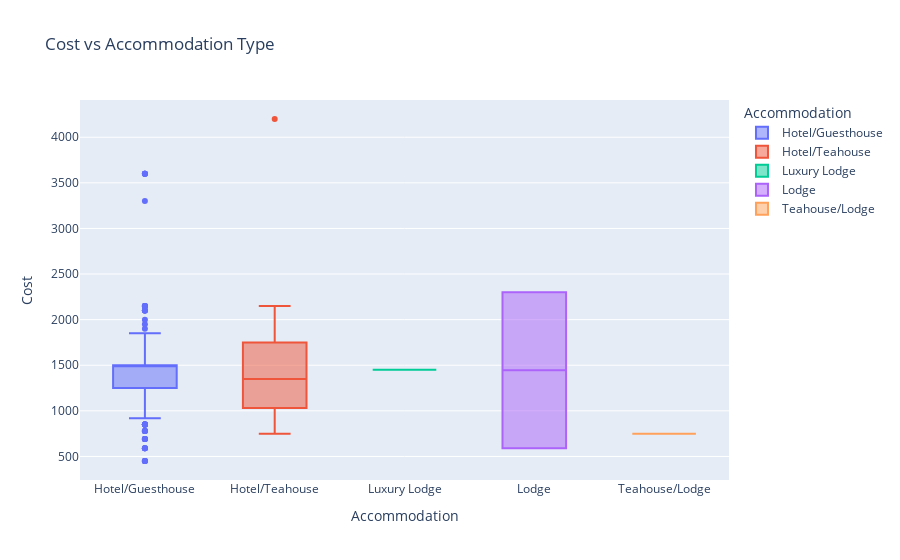

The notebook cell saved with this chart:
### Code cell
fig = px.box(df,
             x="Accommodation",
             y="Cost",
             title="Cost vs Accommodation Type",
             color='Accommodation'
)
fig.show()

### Figure 1 — Plotly figure (JSON) as saved in the notebook; plotly's stock layout.template omitted (floating-point values rounded to 4 significant figures; data arrays with more than 128 entries replaced by an {"elided": "..."} marker saying what was removed)
{"data": [{"alignmentgroup": "True", "hovertemplate": "Accommodation=%{x}<br>Cost=%{y}<extra></extra>", "legendgroup": "Hotel/Guesthouse", "marker": {"color": "#636efa"}, "name": "Hotel/Guesthouse", "notched": false, "offsetgroup": "Hotel/Guesthouse", "orientation": "v", "showlegend": true, "type": "box", "x": {"elided": "322 str values"}, "x0": " ", "xaxis": "x", "y": {"elided": "322 int values"}, "y0": " ", "yaxis": "y"}, {"alignmentgroup": "True", "hovertemplate": "Accommodation=%{x}<br>Cost=%{y}<extra></extra>", "legendgroup": "Hotel/Teahouse", "marker": {"color": "#EF553B"}, "name": "Hotel/Teahouse", "notched": false, "offsetgroup": "Hotel/Teahouse", "orientation": "v", "showlegend": true, "type": "box", "x": ["Hotel/Teahouse", "Hotel/Teahouse", "Hotel/Teahouse", "Hotel/Teahouse", "Hotel/Teahouse", "Hotel/Teahouse", "Hotel/Teahouse", "Hotel/Teahouse", "Hotel/Teahouse", "Hotel/Teahouse", "Hotel/Teahouse", "Hotel/Teahouse", "Hotel/Teahouse", "Hotel/Teahouse", "Hotel/Teahouse", "Hotel/Teahouse", "Hotel/Teahouse", "Hotel/Teahouse", "Hotel/Teahouse", "Hotel/Teahouse", "Hotel/Teahouse", "Hotel/Teahouse", "Hotel/Teahouse", "Hotel/Teahouse", "Hotel/Teahouse", "Hotel/Teahouse", "Hotel/Teahouse", "Hotel/Teahouse", "Hotel/Teahouse", "Hotel/Teahouse", "Hotel/Teahouse", "Hotel/Teahouse", "Hotel/Teahouse", "Hotel/Teahouse", "Hotel/Teahouse", "Hotel/Teahouse", "Hotel/Teahouse", "Hotel/Teahouse", "Hotel/Teahouse", "Hotel/Teahouse", "Hotel/Teahouse"], "x0": " ", "xaxis": "x", "y": [4200, 1090, 1750, 1350, 1250, 860, 1380, 2150, 750, 1090, 1750, 1350, 1250, 860, 1380, 2150, 750, 1090, 1750, 1350, 1250, 860, 1380, 2150, 750, 1090, 1750, 1350, 1250, 860, 1380, 2150, 750, 1090, 1750, 1350, 1250, 860, 1380, 2150, 750], "y0": " ", "yaxis": "y"}, {"alignmentgroup": "True", "hovertemplate": "Accommodation=%{x}<br>Cost=%{y}<extra></extra>", "legendgroup": "Luxury Lodge", "marker": {"color": "#00cc96"}, "name": "Luxury Lodge", "notched": false, "offsetgroup": "Luxury Lodge", "orientation": "v", "showlegend": true, "type": "box", "x": ["Luxury Lodge", "Luxury Lodge", "Luxury Lodge", "Luxury Lodge", "Luxury Lodge"], "x0": " ", "xaxis": "x", "y": [1450, 1450, 1450, 1450, 1450], "y0": " ", "yaxis": "y"}, {"alignmentgroup": "True", "hovertemplate": "Accommodation=%{x}<br>Cost=%{y}<extra></extra>", "legendgroup": "Lodge", "marker": {"color": "#ab63fa"}, "name": "Lodge", "notched": false, "offsetgroup": "Lodge", "orientation": "v", "showlegend": true, "type": "box", "x": ["Lodge", "Lodge", "Lodge", "Lodge", "Lodge", "Lodge", "Lodge", "Lodge", "Lodge", "Lodge"], "x0": " ", "xaxis": "x", "y": [590, 2300, 590, 2300, 590, 2300, 590, 2300, 590, 2300], "y0": " ", "yaxis": "y"}, {"alignmentgroup": "True", "hovertemplate": "Accommodation=%{x}<br>Cost=%{y}<extra></extra>", "legendgroup": "Teahouse/Lodge", "marker": {"color": "#FFA15A"}, "name": "Teahouse/Lodge", "notched": false, "offsetgroup": "Teahouse/Lodge", "orientation": "v", "showlegend": true, "type": "box", "x": ["Teahouse/Lodge", "Teahouse/Lodge", "Teahouse/Lodge", "Teahouse/Lodge", "Teahouse/Lodge"], "x0": " ", "xaxis": "x", "y": [750, 750, 750, 750, 750], "y0": " ", "yaxis": "y"}], "layout": {"boxmode": "overlay", "legend": {"title": {"text": "Accommodation"}, "tracegroupgap": 0}, "title": {"text": "Cost vs Accommodation Type"}, "xaxis": {"anchor": "y", "categoryarray": ["Hotel/Guesthouse", "Hotel/Teahouse", "Luxury Lodge", "Lodge", "Teahouse/Lodge"], "categoryorder": "array", "domain": [0, 1], "title": {"text": "Accommodation"}}, "yaxis": {"anchor": "x", "domain": [0, 1], "title": {"text": "Cost"}}}}
